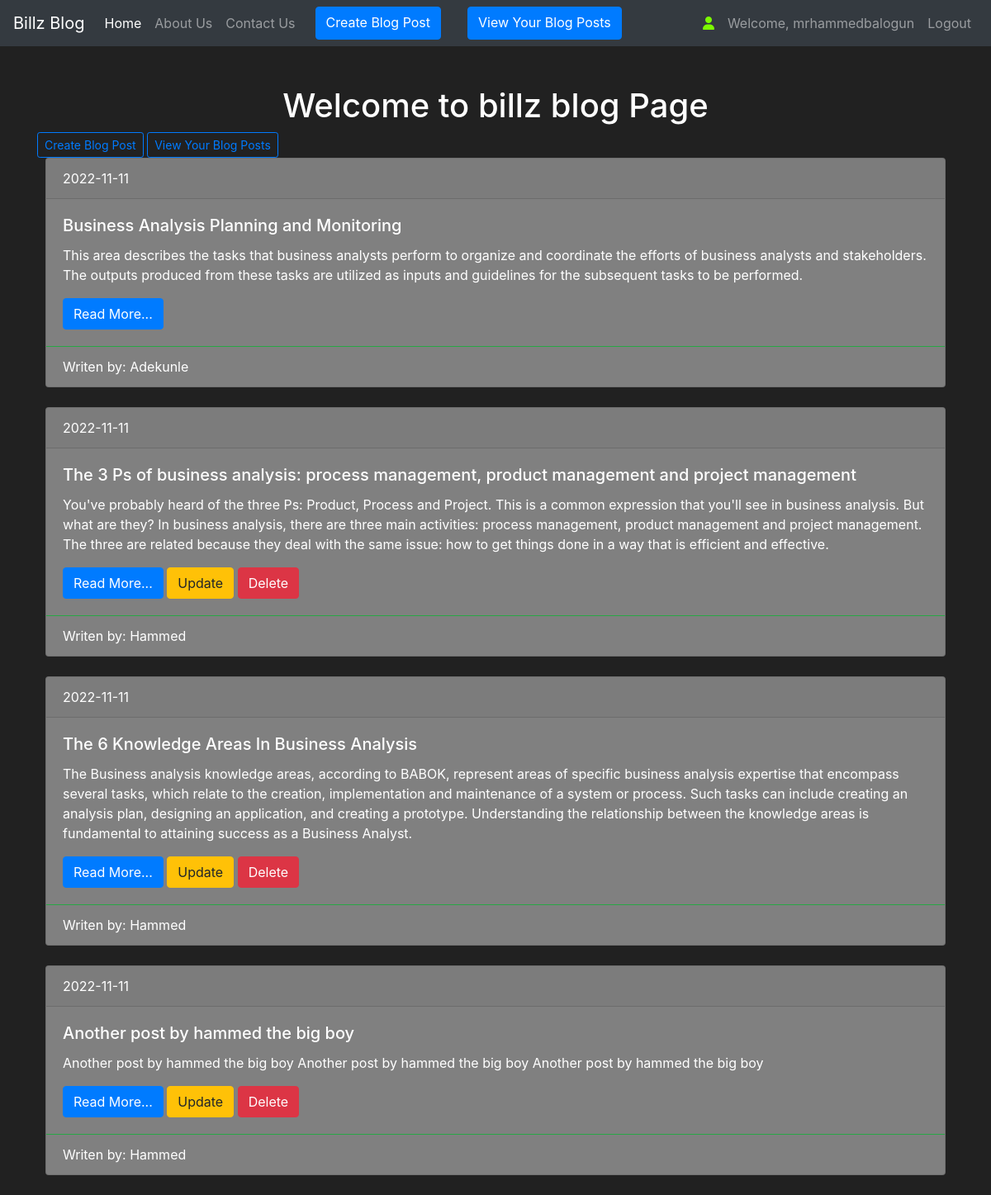
Screenshot of /home (signed in) with the database file from the repository.
### blog/models.py (models this page shows, shortened)
class User(db.Model, UserMixin):
    __tablename__= 'user'
    id = db.Column(db.Integer(), primary_key=True)
    fname = db.Column(db.String(length=30), nullable=False)
    lname = db.Column(db.String(length=30), nullable=False)
    username = db.Column(db.String(length=30), nullable=False, unique=True)
    email_address = db.Column(db.String(length=50), nullable=False, unique=True)
    password_hash = db.Column(db.String(length=60), nullable=False)
    post = db.relationship('Post', backref='owned_user', lazy=True)
    @property
    def password(self):
        return self.password

class Post(db.Model):
    __tablename__= 'post'
    id = db.Column(db.Integer(), primary_key=True)
    title = db.Column(db.String(length=140), nullable=False)
    slug = db.Column(db.String(length=140), nullable=False, unique=True)
    body = db.Column(db.Text)
    author = db.Column(db.String(length=240))
    created = db.Column(db.DateTime, default=datetime.now())
    owner = db.Column(db.Integer(), db.ForeignKey('user.id'))

### blog/routes.py (the view)
@app.route("/")
@app.route("/home")
def home_page():
    title = "Home Page"
    posts = Post.query.order_by(desc(Post.created))
    return render_template("index.html", title=title, posts=posts)

### blog/models.py (called while the page is built)
@login_manager.user_loader
def load_user(user_id):
    return User.query.get(int(user_id))

### blog/templates/index.html (shortened to what this page needs)
{% extends 'base.html' %}
{% block content %}
    <div class="container mt-5">
        <h1 class="text-center">Welcome to billz blog Page</h1>
        {% if current_user.is_authenticated %}
        <a href="{{ url_for('create_blog') }}" class="btn btn-outline-primary btn-sm">Create Blog Post</a>
        <a href="{{ url_for('my_post', id=current_user.id) }}" class="btn btn-outline-primary btn-sm">View Your Blog Posts</a>
        <br>
        {% endif %}
        {% for post in posts%}
            <div class="card" style="background-color: grey;">
                <div class="card-header">
                {{ post.created.date() }}
                </div>
                <div class="card-body">
                <h5 class="card-title">{{ post.title }}</h5>
                <p class="card-text">{{ post.body }}</p>
                <a href="{{ url_for('post_details', slug=post.slug) }}" class="btn btn-primary">Read More...</a>
                {% if current_user.id == post.owner %}
                    <a href="{{ url_for('update', id=post.id) }}" class="btn btn-warning">Update</a>
                    <a href="{{ url_for('delete', id=post.id) }}" class="btn btn-danger">Delete</a>
                {% endif %}
                </div>
                <div class="card-footer bg-transparent border-success">Writen by: {{ post.author }}</div>
            </div>
            <br>
        {% endfor %}
    </div>
{% endblock %}

### blog/templates/base.html (shortened to what this page needs)
<!doctype html>
<html lang="en">
   <head>
      <link rel="stylesheet" href="../templates/static/css/style.css">
      <link rel="stylesheet" href="https://cdn.jsdelivr.net/npm/bootstrap@4.5.3/dist/css/bootstrap.min.css">
   </head>
   <body>
      <nav class="navbar navbar-expand-md navbar-dark bg-dark">
        <a class="navbar-brand" href="/">Billz Blog</a>
        <div class="collapse navbar-collapse" id="navbarNav">
            <ul class="navbar-nav mr-auto">
                <li class="nav-item active">
                    <a class="nav-link" href="{{ url_for('home_page') }}">Home <span class="sr-only">(current)</span></a>
                </li>
                <li class="nav-item">
                    <a class="nav-link" href="{{ url_for('about_page') }}">About Us</a>
                </li>
                <li class="nav-item">
                    <a class="nav-link" href="{{ url_for('contact_page') }}">Contact Us</a>
                </li>
                {% if current_user.is_authenticated %}
                    <a href="{{ url_for('create_blog') }}" class="btn btn-primary mr-3 ml-3">Create Blog Post</a><br>
                    <a href="{{ url_for('my_post', id=current_user.id) }}" class="btn btn-primary mr-3 ml-3">View Your Blog Posts</a>
                {% endif %}
            </ul>
            {% if current_user.is_authenticated %}
            <ul class="navbar-nav">
                <li class="nav-item">
                    <a class="nav-link" style="color: lawngreen; font-weight: bold;">
                        <i class="fas fa-user"></i>
                    </a>
                </li>
                <li class="nav-item">
                    <a class="nav-link">Welcome, {{ current_user.username }}</a>
                </li>
                <li class="nav-item">
                    <a class="nav-link" href="{{ url_for('logout_page') }}">Logout</a>
                </li>
            </ul>
            {% endif %}
        </div>
    </nav>
      {% block content %}
      {% endblock %}
   </body>
</html>

### blog/templates/static/css/style.css (style rules this page uses)
body { font-family: 'Lato', sans-serif; }
h1 { margin-bottom: 40px; }
.card { margin-left: 10px; margin-right: 10px; }

### blog/templates/base.html (style rules this page uses)
body { background-color: #212121; color: white }

### rows the page displays
User: username "mrhammedbalogun"
Post: created "2022-11-11", title "Business Analysis Planning and Monitoring", body "This area describes the tasks that business analysts perform to organize and coordinate the efforts of business analysts and stakeholders. The outputs produced from these tasks are utilized as inputs and guidelines for the subsequent tasks to be performed.", author "Adekunle"
Post: created "2022-11-11", title "The 3 Ps of business analysis: process management, product management and project management", body "You've probably heard of the three Ps: Product, Process and Project. This is a common expression that you'll see in business analysis. But what are they? In business analysis, there are three main activities: process management, product management and project management. The three are related because they deal with the same issue: how to get things done in a way that is efficient and effective.", author "Hammed"
Post: created "2022-11-11", title "The 6 Knowledge Areas In Business Analysis", body "The Business analysis knowledge areas, according to BABOK, represent areas of specific business analysis expertise that encompass several tasks, which relate to the creation, implementation and maintenance of a system or process. Such tasks can include creating an analysis plan, designing an application, and creating a prototype. Understanding the relationship between the knowledge areas is fundamental to attaining success as a Business Analyst.", author "Hammed"
Post: created "2022-11-11", title "Another post by hammed the big boy", body "Another post by hammed the big boy Another post by hammed the big boy Another post by hammed the big boy", author "Hammed"
